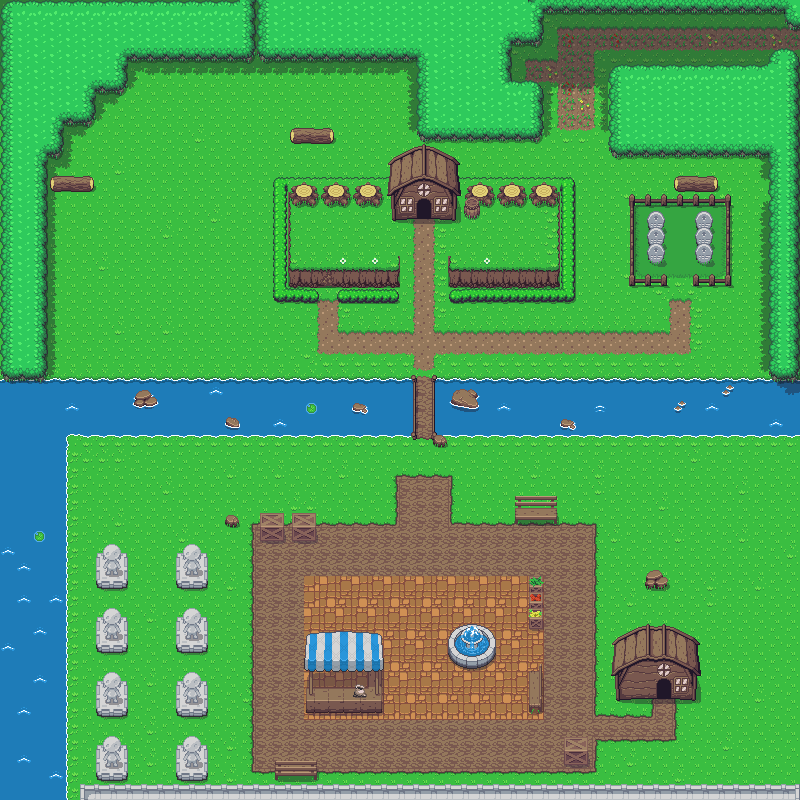

Below is a game level as drawn by its tile map, then a one-line description and the .tmx that defines it (tile-layer data replaced by summaries):
An orthogonal 50x50 tile map with 16x16 px tiles, 4 tile layers (background, paths, Blocked, overlay), 2 tilesets and 102 objects.

<map version="1.0" tiledversion="1.0.3" orientation="orthogonal" renderorder="right-down" width="50" height="50" tilewidth="16" tileheight="16" nextobjectid="203">
 <tileset firstgid="1" name="env" tilewidth="16" tileheight="16" tilecount="1440" columns="40">
  <image source="gfx/Overworld.png" width="640" height="576" />
 </tileset>
 <tileset firstgid="1441" name="obj" tilewidth="16" tileheight="16" tilecount="660" columns="33">
  <image source="gfx/objects.png" width="528" height="320" />
 </tileset>
 <layer name="background" width="50" height="50">
  <data>[2500 cells, 2500 non-empty, 44 distinct tile ids]</data>
 </layer>
 <layer name="paths" width="50" height="50">
  <data>[2500 cells, 774 non-empty, 51 distinct tile ids]</data>
 </layer>
 <layer name="Blocked" width="50" height="50">
  <data>[2500 cells, 787 non-empty, 142 distinct tile ids]</data>
 </layer>
 <objectgroup name="doors">
  <object id="97" gid="146" x="791.667" y="48.3333" width="16" height="16">
   <properties>
    <property name="env" value="overworld" />
    <property name="mapName" value="forestPath" />
    <property name="start" value="0" />
   </properties>
  </object>
  <object id="98" gid="146" x="416" y="224" width="16" height="16">
   <properties>
    <property name="env" value="inner" />
    <property name="mapName" value="house" />
    <property name="start" value="0" />
   </properties>
  </object>
 </objectgroup>
 <objectgroup name="npc">
  <object id="201" gid="2" x="175" y="160" width="16" height="16">
   <properties>
    <property name="type" value="enemy" />
   </properties>
  </object>
 </objectgroup>
 <objectgroup name="objects">
  <object id="100" gid="1441" x="672" y="224" width="16" height="16">
   <properties>
    <property name="type" value="chest" />
   </properties>
  </object>
  <object id="101" gid="1441" x="304" y="224" width="16" height="16">
   <properties>
    <property name="type" value="chest" />
   </properties>
  </object>
  <object id="104" gid="1441" x="512" y="64" width="16" height="16">
   <properties>
    <property name="type" value="chest" />
   </properties>
  </object>
  <object id="105" gid="1454" x="496" y="224" width="16" height="16">
   <properties>
    <property name="type" value="pot" />
   </properties>
  </object>
  <object id="106" gid="1454" x="512" y="224" width="16" height="16">
   <properties>
    <property name="type" value="pot" />
   </properties>
  </object>
  <object id="107" gid="1454" x="512" y="592" width="16" height="16">
   <properties>
    <property name="type" value="pot" />
   </properties>
  </object>
  <object id="108" gid="1454" x="496" y="592" width="16" height="16">
   <properties>
    <property name="type" value="pot" />
   </properties>
  </object>
  <object id="109" gid="1454" x="384" y="704" width="16" height="16">
   <properties>
    <property name="type" value="pot" />
   </properties>
  </object>
  <object id="110" gid="1454" x="384" y="720" width="16" height="16">
   <properties>
    <property name="type" value="pot" />
   </properties>
  </object>
  <object id="111" gid="1454" x="640" y="704" width="16" height="16">
   <properties>
    <property name="type" value="pot" />
   </properties>
  </object>
  <object id="112" gid="1443" x="144" y="544" width="16" height="16">
   <properties>
    <property name="type" value="bush" />
   </properties>
  </object>
  <object id="113" gid="1443" x="144" y="576" width="16" height="16">
   <properties>
    <property name="type" value="bush" />
   </properties>
  </object>
  <object id="114" gid="1443" x="144" y="608" width="16" height="16">
   <properties>
    <property name="type" value="bush" />
   </properties>
  </object>
  <object id="115" gid="1443" x="144" y="640" width="16" height="16">
   <properties>
    <property name="type" value="bush" />
   </properties>
  </object>
  <object id="116" gid="1443" x="144" y="672" width="16" height="16">
   <properties>
    <property name="type" value="bush" />
   </properties>
  </object>
  <object id="117" gid="1443" x="144" y="704" width="16" height="16">
   <properties>
    <property name="type" value="bush" />
   </properties>
  </object>
  <object id="118" gid="1443" x="144" y="736" width="16" height="16">
   <properties>
    <property name="type" value="bush" />
   </properties>
  </object>
  <object id="119" gid="1443" x="144" y="768" width="16" height="16">
   <properties>
    <property name="type" value="bush" />
   </properties>
  </object>
  <object id="120" gid="1443" x="112" y="464" width="16" height="16">
   <properties>
    <property name="type" value="bush" />
   </properties>
  </object>
  <object id="121" gid="1443" x="96" y="464" width="16" height="16">
   <properties>
    <property name="type" value="bush" />
   </properties>
  </object>
  <object id="122" gid="1443" x="128" y="464" width="16" height="16">
   <properties>
    <property name="type" value="bush" />
   </properties>
  </object>
  <object id="123" gid="1443" x="112" y="480" width="16" height="16">
   <properties>
    <property name="type" value="bush" />
   </properties>
  </object>
  <object id="124" gid="1443" x="128" y="480" width="16" height="16">
   <properties>
    <property name="type" value="bush" />
   </properties>
  </object>
  <object id="125" gid="1443" x="96" y="480" width="16" height="16">
   <properties>
    <property name="type" value="bush" />
   </properties>
  </object>
  <object id="126" gid="1443" x="192" y="480" width="16" height="16">
   <properties>
    <property name="type" value="bush" />
   </properties>
  </object>
  <object id="127" gid="1443" x="176" y="464" width="16" height="16">
   <properties>
    <property name="type" value="bush" />
   </properties>
  </object>
  <object id="128" gid="1443" x="192" y="464" width="16" height="16">
   <properties>
    <property name="type" value="bush" />
   </properties>
  </object>
  <object id="129" gid="1443" x="176" y="480" width="16" height="16">
   <properties>
    <property name="type" value="bush" />
   </properties>
  </object>
  <object id="130" gid="1443" x="160" y="464" width="16" height="16">
   <properties>
    <property name="type" value="bush" />
   </properties>
  </object>
  <object id="131" gid="1443" x="160" y="480" width="16" height="16">
   <properties>
    <property name="type" value="bush" />
   </properties>
  </object>
  <object id="132" gid="1443" x="192" y="496" width="16" height="16">
   <properties>
    <property name="type" value="bush" />
   </properties>
  </object>
  <object id="133" gid="1443" x="176" y="496" width="16" height="16">
   <properties>
    <property name="type" value="bush" />
   </properties>
  </object>
  <object id="134" gid="1443" x="128" y="512" width="16" height="16">
   <properties>
    <property name="type" value="bush" />
   </properties>
  </object>
  <object id="135" gid="1443" x="112" y="496" width="16" height="16">
   <properties>
    <property name="type" value="bush" />
   </properties>
  </object>
  <object id="136" gid="1443" x="160" y="512" width="16" height="16">
   <properties>
    <property name="type" value="bush" />
   </properties>
  </object>
  <object id="137" gid="1443" x="192" y="512" width="16" height="16">
   <properties>
    <property name="type" value="bush" />
   </properties>
  </object>
  <object id="138" gid="1443" x="128" y="496" width="16" height="16">
   <properties>
    <property name="type" value="bush" />
   </properties>
  </object>
  <object id="139" gid="1443" x="112" y="512" width="16" height="16">
   <properties>
    <property name="type" value="bush" />
   </properties>
  </object>
  </objectgroup>
 <objectgroup name="starts">
  <!-- 2 objects omitted --></objectgroup>
 <layer name="overlay" width="50" height="50">
  <data>[2500 cells, 59 non-empty, 37 distinct tile ids]</data>
 </layer>
</map>
<!-- 61 of 102 objects omitted -->
